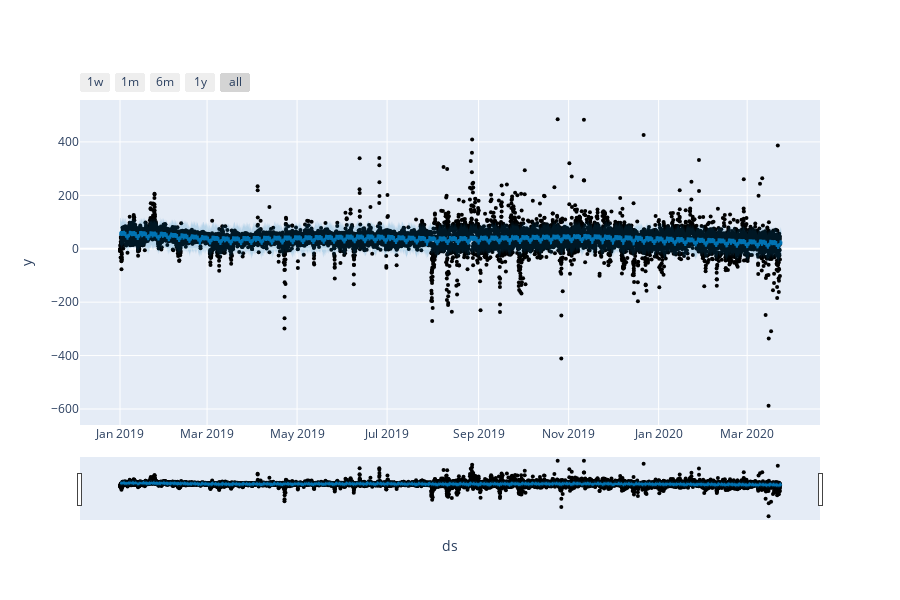

Source (notebook cell):
### Code cell
# forecasts plot
plot_plotly(m, forecast)

### Figure 1 — Plotly figure (JSON) as saved in the notebook; plotly's stock layout.template omitted (floating-point values rounded to 4 significant figures; data arrays with more than 128 entries replaced by an {"elided": "..."} marker saying what was removed)
{"data": [{"marker": {"color": "black", "size": 4}, "mode": "markers", "name": "Actual", "type": "scatter", "x": {"elided": "10735 str values"}, "y": {"elided": "10735 float values"}}, {"hoverinfo": "skip", "line": {"width": 0}, "mode": "lines", "type": "scatter", "x": {"elided": "10759 str values"}, "y": {"elided": "10759 float values"}}, {"fill": "tonexty", "fillcolor": "rgba(0, 114, 178, 0.2)", "line": {"color": "#0072B2", "width": 2}, "mode": "lines", "name": "Predicted", "type": "scatter", "x": {"elided": "10759 str values"}, "y": {"elided": "10759 float values"}}, {"fill": "tonexty", "fillcolor": "rgba(0, 114, 178, 0.2)", "hoverinfo": "skip", "line": {"width": 0}, "mode": "lines", "type": "scatter", "x": {"elided": "10759 str values"}, "y": {"elided": "10759 float values"}}], "layout": {"height": 600, "showlegend": false, "width": 900, "xaxis": {"rangeselector": {"buttons": [{"count": 7, "label": "1w", "step": "day", "stepmode": "backward"}, {"count": 1, "label": "1m", "step": "month", "stepmode": "backward"}, {"count": 6, "label": "6m", "step": "month", "stepmode": "backward"}, {"count": 1, "label": "1y", "step": "year", "stepmode": "backward"}, {"step": "all"}]}, "rangeslider": {"visible": true}, "title": {"text": "ds"}, "type": "date"}, "yaxis": {"title": {"text": "y"}}}}
